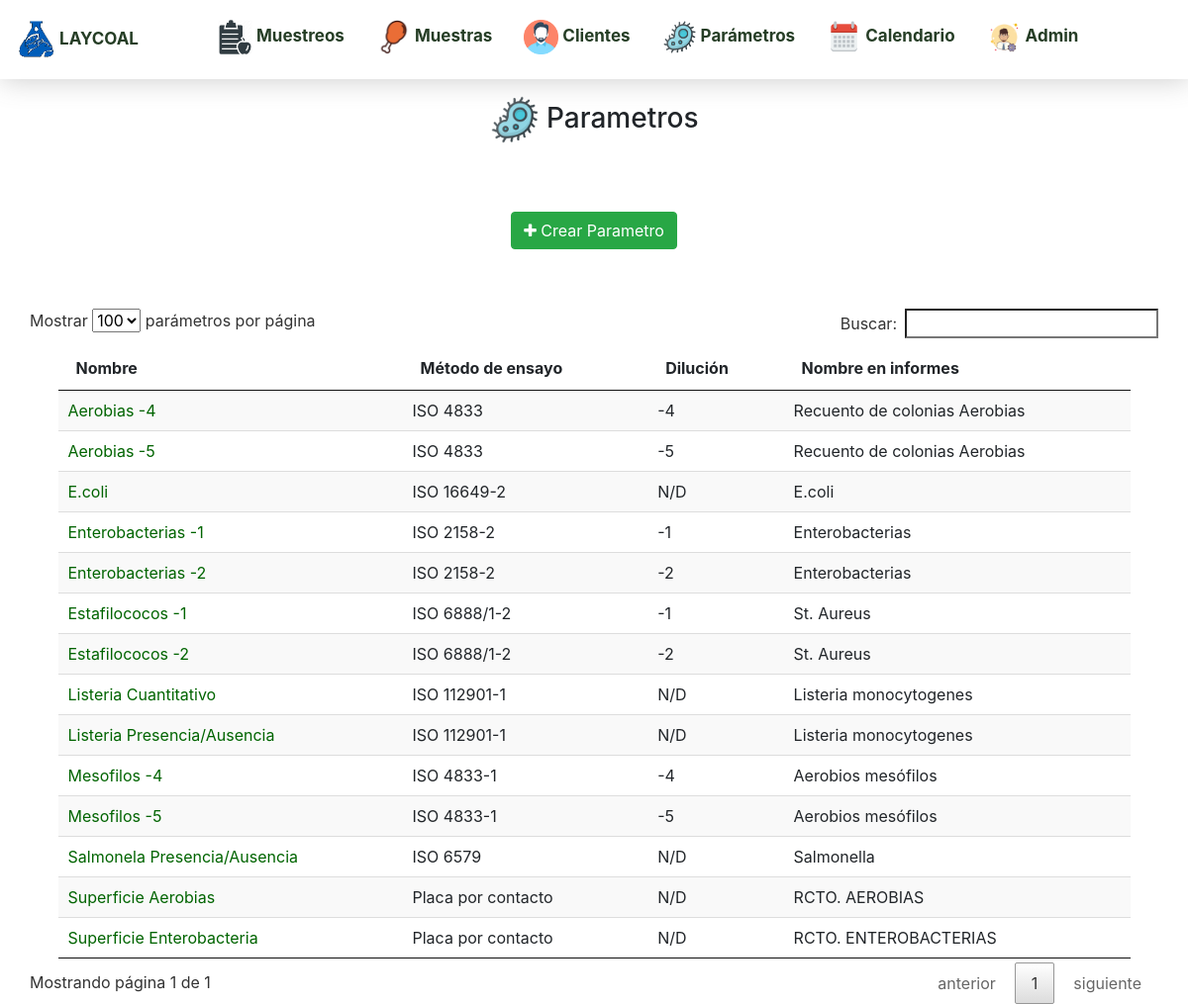
/parametros, run on the app's committed database.
### parametros/models.py (models this page shows, shortened)
class Parametro(models.Model):
    PRESENCIA_CHOICES = (
        ('SI','sí'),
        ('NO','no')
    )
    DILUCION_CHOICES = (
        ('-1','10^-1'),
        ('-2','10^-2'),
        ('-3','10^-3'),
        ('-4','10^-4'),
        ('-5','10^-5'),
        ('N/D','sin determinar'),
    )
    nombre=models.CharField(max_length=100)
    nombre_informe=models.CharField(verbose_name='nombre en el informe de la muestra',max_length=100, blank=True,null=True)
    metodo_ensayo=models.CharField(max_length=100, blank=True,null=True)
    presencia=models.CharField(verbose_name='Determinar presencia o ausencia' ,choices=PRESENCIA_CHOICES, default='NO', max_length=50)
    dilucion=models.CharField(choices=DILUCION_CHOICES, default='N/D',max_length=50)
    class Meta():
        ordering = ['nombre']

### parametros/views.py (the view)
# urls.py: path("", views.parametroslist , name="parametroslist"),
def parametroslist(request):
    parametros= Parametro.objects.all()
    return render(request,'parametros/parametros_list.html',{'parametros':parametros})

### parametros/templates/parametros/parametros_list.html (shortened to what this page needs)
{%extends 'core/base.html'%}
{%load static%}
{%block content%}
<h3><img src="{% static 'images/parametros.png'%}" height="50px"> Parametros</h3>
<div style="text-align:center; padding:5%; "> <button class="btn btn-success" onclick='window.location.href="{%url 'crearparametro'%}"'><i class="fa fa-plus" aria-hidden="true"></i> Crear Parametro</button></div>
<table style="width:95%;" id="tabla_parametros" class="display">
    <thead>
    <tr>
        <th>Nombre</th>
        <th>Método de ensayo</th>
        <th>Dilución</th>
        <th>Nombre en informes</th>
    </tr>
    </thead>
    <tbody>
    {%for parametro in parametros%}
    <tr>
        <td><a href="{%url 'parametro' parametro.pk%}">{{parametro.nombre}}</a></td>
        <td>{{parametro.metodo_ensayo}}</td>
        <td>{{parametro.dilucion}}</td>
        <td>{{parametro.nombre_informe}}</td>
    </tr>
    {%endfor%}
    </tbody>
</table>
{%endblock%}

### core/templates/core/base.html (style rules this page uses)
body { margin:0; }

### parametros/templates/parametros/parametros_list.html (style rules this page uses)
h1,h2,h3,h4,h5,h6 { text-align:center; }
a { color:darkgreen; }

### data on the page
Parametro: nombre "Aerobias -4", metodo_ensayo "ISO 4833", dilucion "-4", nombre_informe "Recuento de colonias Aerobias"
Parametro: nombre "Aerobias -5", metodo_ensayo "ISO 4833", dilucion "-5", nombre_informe "Recuento de colonias Aerobias"
Parametro: nombre "E.coli", metodo_ensayo "ISO 16649-2", dilucion "N/D", nombre_informe "E.coli"
Parametro: nombre "Enterobacterias -1", metodo_ensayo "ISO 2158-2", dilucion "-1", nombre_informe "Enterobacterias"
Parametro: nombre "Enterobacterias -2", metodo_ensayo "ISO 2158-2", dilucion "-2", nombre_informe "Enterobacterias"
Parametro: nombre "Estafilococos -1", metodo_ensayo "ISO 6888/1-2", dilucion "-1", nombre_informe "St. Aureus"
Parametro: nombre "Estafilococos -2", metodo_ensayo "ISO 6888/1-2", dilucion "-2", nombre_informe "St. Aureus"
Parametro: nombre "Listeria Cuantitativo", metodo_ensayo "ISO 112901-1", dilucion "N/D", nombre_informe "Listeria monocytogenes"
Parametro: nombre "Listeria Presencia/Ausencia", metodo_ensayo "ISO 112901-1", dilucion "N/D", nombre_informe "Listeria monocytogenes"
Parametro: nombre "Mesofilos -4", metodo_ensayo "ISO 4833-1", dilucion "-4", nombre_informe "Aerobios mesófilos"
Parametro: nombre "Mesofilos -5", metodo_ensayo "ISO 4833-1", dilucion "-5", nombre_informe "Aerobios mesófilos"
Parametro: nombre "Salmonela Presencia/Ausencia", metodo_ensayo "ISO 6579", dilucion "N/D", nombre_informe "Salmonella"
Parametro: nombre "Superficie Aerobias", metodo_ensayo "Placa por contacto", dilucion "N/D", nombre_informe "RCTO. AEROBIAS"
Parametro: nombre "Superficie Enterobacteria", metodo_ensayo "Placa por contacto", dilucion "N/D", nombre_informe "RCTO. ENTEROBACTERIAS"
